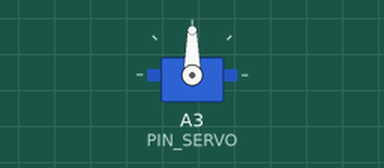
A sketch run on a simulated Arduino Uno, built with avr-gcc and run on an emulated ATmega328P. On the bench: servo. What the sketch prints to the serial monitor is not drawn.

Above: at 1.05 s.
At 4.0 s:
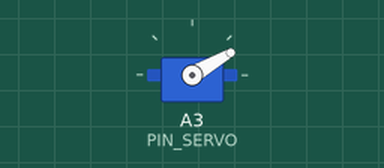
At 7.0 s:
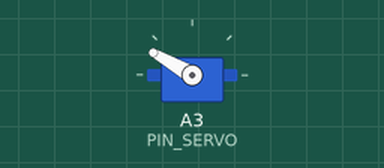
Timing chart, 0 to 8.8 s (numbered marks = the images above):
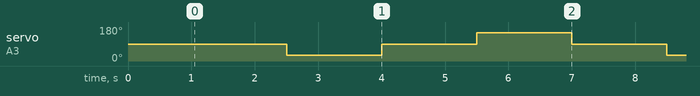

Measured:
- by itself, servo on A3 (PIN_SERVO): repeats every 6.0 s: 90° 1.5 s, 150° 1.5 s, 90° 1.5 s, 30° 1.5 s

The sketch:

giro_servo.ino
```cpp
#include <Servo.h>

Servo miServo;

const int PIN_SERVO = A3;

void setup() {
  Serial.begin(115200);

  // Servo en pin A3 (S / amarillo)
  miServo.attach(PIN_SERVO);

  // Posicion inicial
  Serial.println("Posicion al frente");
  miServo.write(90);
  delay(1000);
}

void loop() {
  miServo.write(90);
  delay(1500);

  miServo.write(30);
  delay(1500);

  miServo.write(90);
  delay(1500);

  miServo.write(150);
  delay(1500);
}
```
